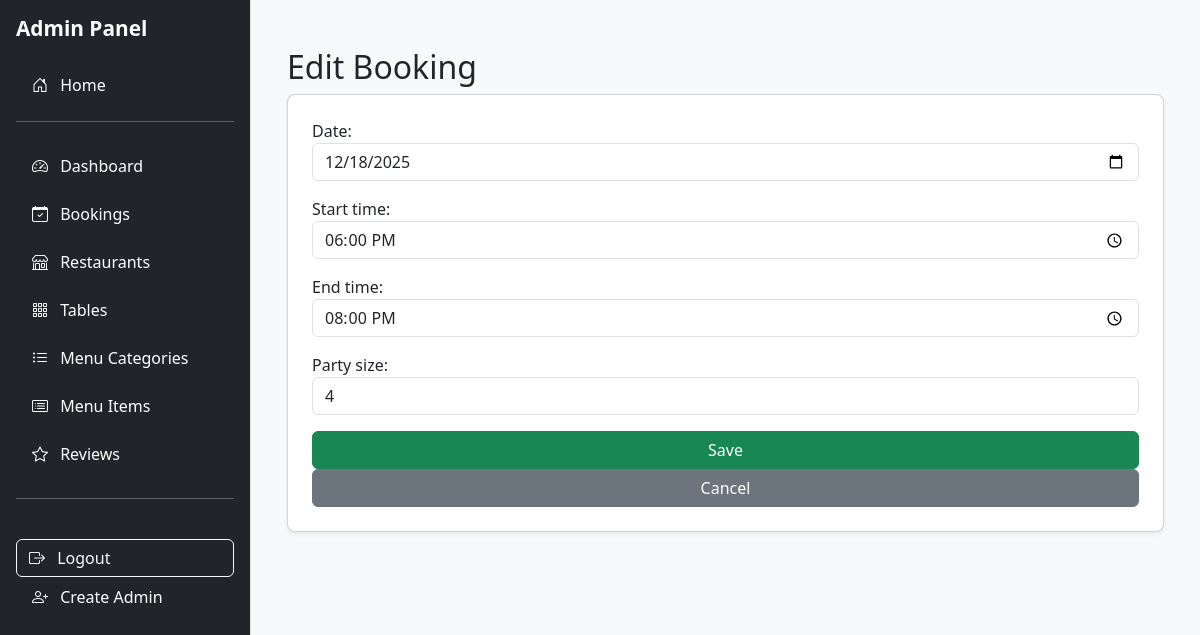
Page /adminpanel/bookings/1/edit/ (signed in) on the committed database.
### bookings/models.py (models this page shows, shortened)
class Booking(models.Model):
    user = models.ForeignKey(settings.AUTH_USER_MODEL, on_delete=models.CASCADE, related_name='bookings')
    restaurant = models.ForeignKey(Restaurant, on_delete=models.CASCADE, related_name='bookings')
    table = models.ForeignKey(Table, on_delete=models.CASCADE, related_name='bookings')
    date = models.DateField()
    start_time = models.TimeField()
    end_time = models.TimeField()
    party_size = models.PositiveIntegerField()
    created_at = models.DateTimeField(auto_now_add=True)
    STATUS_CHOICES = [
        ('confirmed', 'Confirmed'),
        ('cancelled', 'Cancelled'),
    ]
    status = models.CharField(max_length=20, choices=STATUS_CHOICES, default='confirmed')
    class Meta:
        ordering = ['date', 'start_time']
        constraints = [
            models.UniqueConstraint(fields=['table', 'date', 'start_time', 'end_time'], name='unique_booking_slot')
        ]

### adminpanel/views.py (the view)
# urls.py: path('bookings/<int:pk>/edit/', views.booking_edit, name='booking_edit'),
@staff_required
def booking_edit(request, pk):
    booking = get_object_or_404(Booking, pk=pk)
    if request.method == 'POST':
        form = BookingForm(request.POST, instance=booking)
        if form.is_valid():
            form.save()
            messages.success(request, "Booking updated successfully!")
            return redirect('adminpanel:booking_list')
    else:
        form = BookingForm(instance=booking)
    return render(request, 'adminpanel/booking_form.html', {'form': form, 'form_title': 'Edit Booking'})

### adminpanel/forms.py
class BookingForm(forms.ModelForm):
    class Meta:
        model = Booking
        fields = ['date', 'start_time', 'end_time', 'party_size']
        widgets = {
            'date': forms.DateInput(
                attrs={
                    'type': 'date',
                    'class': 'form-control',
                    'min': timezone.localdate().isoformat()
                }
            ),
            'start_time': forms.TimeInput(
                attrs={
                    'type': 'time',
                    'class': 'form-control',
                    'min': timezone.localtime().strftime("%H:%M")
                }
            ),
            'end_time': forms.TimeInput(
                attrs={'type': 'time', 'class': 'form-control'}
            ),
            'party_size': forms.NumberInput(
                attrs={'class': 'form-control', 'min': 1}
            ),
        }

### adminpanel/views.py (called while the page is built)
def staff_required(view_func):
    return user_passes_test(lambda u: u.is_staff)(view_func)

### adminpanel/templates/adminpanel/booking_form.html (shortened to what this page needs)
{% extends "adminpanel/admin_base.html" %}
{% block content %}
<div class="container mt-4">
  <h2>{{ form_title }}</h2>
  <form method="post" class="card p-4 shadow-sm">
    {{ form.as_p }}
    <button type="submit" class="btn btn-success">Save</button>
    <a href="{% url 'adminpanel:booking_list' %}" class="btn btn-secondary">Cancel</a>
  </form>
</div>
{% endblock %}

### static/css/admin.css (style rules this page uses)
.card { border-radius: 8px; }

### rows in the picture
Booking: date "12/18/2025", start_time "18:00:00", end_time "20:00:00", party_size "4"
